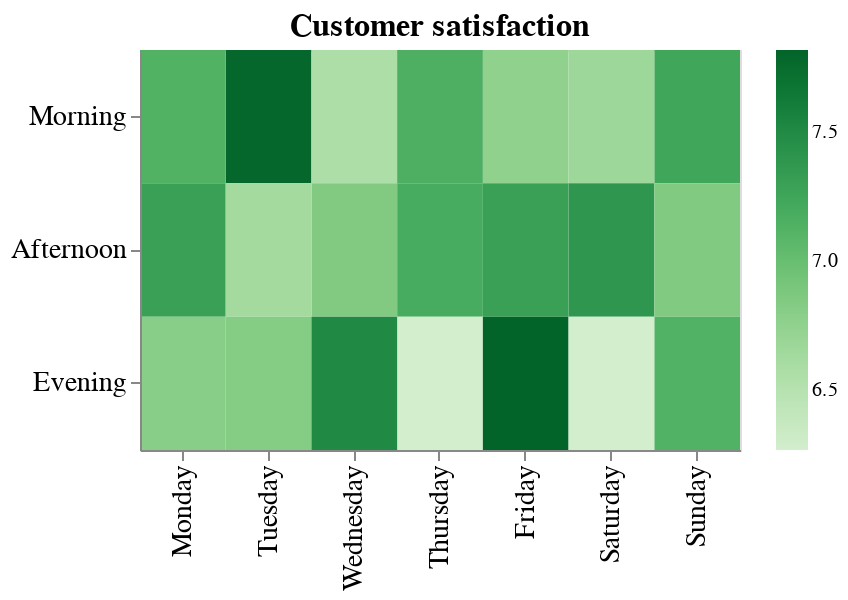

Notebook cell for this chart:
### Code cell
# Plot average customer satisfaction (pre-filtered by store A for example)

plot_4 = (alt
 .Chart(new_df_a)
 .mark_rect()
 .encode(
     alt.X('Day_of_week:N', title=None, sort=days),
     alt.Y('Time_of_day:N', title=None, sort=times),
     alt.Color('mean(Rating):Q', title=None, scale=alt.Scale(scheme='greens')),
     tooltip=[alt.Tooltip('Day_of_week', title = 'Day of the week'), 
              alt.Tooltip('Time_of_day', title = "Time of the day"), 
              alt.Tooltip('mean(Rating):Q', title = 'Average satisfaction', format='.2f')])
 .configure_axis(labelFontSize=14, titleFontSize=14)
 .configure_title(fontSize=16)
 .properties(width=300, height=200, title='Customer satisfaction')
)

plot_4

### Figure 1 — Vega-Lite specification as saved in the notebook (floating-point values rounded to 4 significant figures; data arrays with more than 128 entries replaced by an {"elided": "..."} marker saying what was removed)
{"$schema": "https://vega.github.io/schema/vega-lite/v3.4.0.json", "config": {"axis": {"labelFontSize": 14, "titleFontSize": 14}, "mark": {"tooltip": null}, "title": {"fontSize": 16}, "view": {"height": 300, "width": 400}}, "data": {"name": "data-447bab444058a64dcdd031c5f56440f7"}, "datasets": {"data-447bab444058a64dcdd031c5f56440f7": {"elided": "340 records"}}, "encoding": {"color": {"aggregate": "mean", "field": "Rating", "scale": {"scheme": "greens"}, "title": null, "type": "quantitative"}, "tooltip": [{"field": "Day_of_week", "title": "Day of the week", "type": "nominal"}, {"field": "Time_of_day", "title": "Time of the day", "type": "nominal"}, {"aggregate": "mean", "field": "Rating", "format": ".2f", "title": "Average satisfaction", "type": "quantitative"}], "x": {"field": "Day_of_week", "sort": ["Monday", "Tuesday", "Wednesday", "Thursday", "Friday", "Saturday", "Sunday"], "title": null, "type": "nominal"}, "y": {"field": "Time_of_day", "sort": ["Morning", "Afternoon", "Evening"], "title": null, "type": "nominal"}}, "height": 200, "mark": "rect", "title": "Customer satisfaction", "width": 300}
